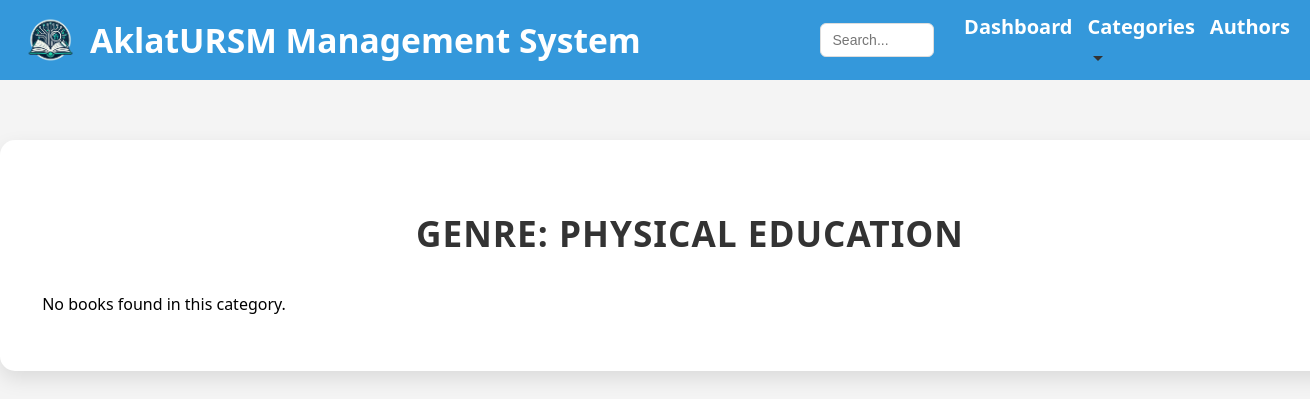
The page /pages/genre/physical-education.php on the database as committed earlier.
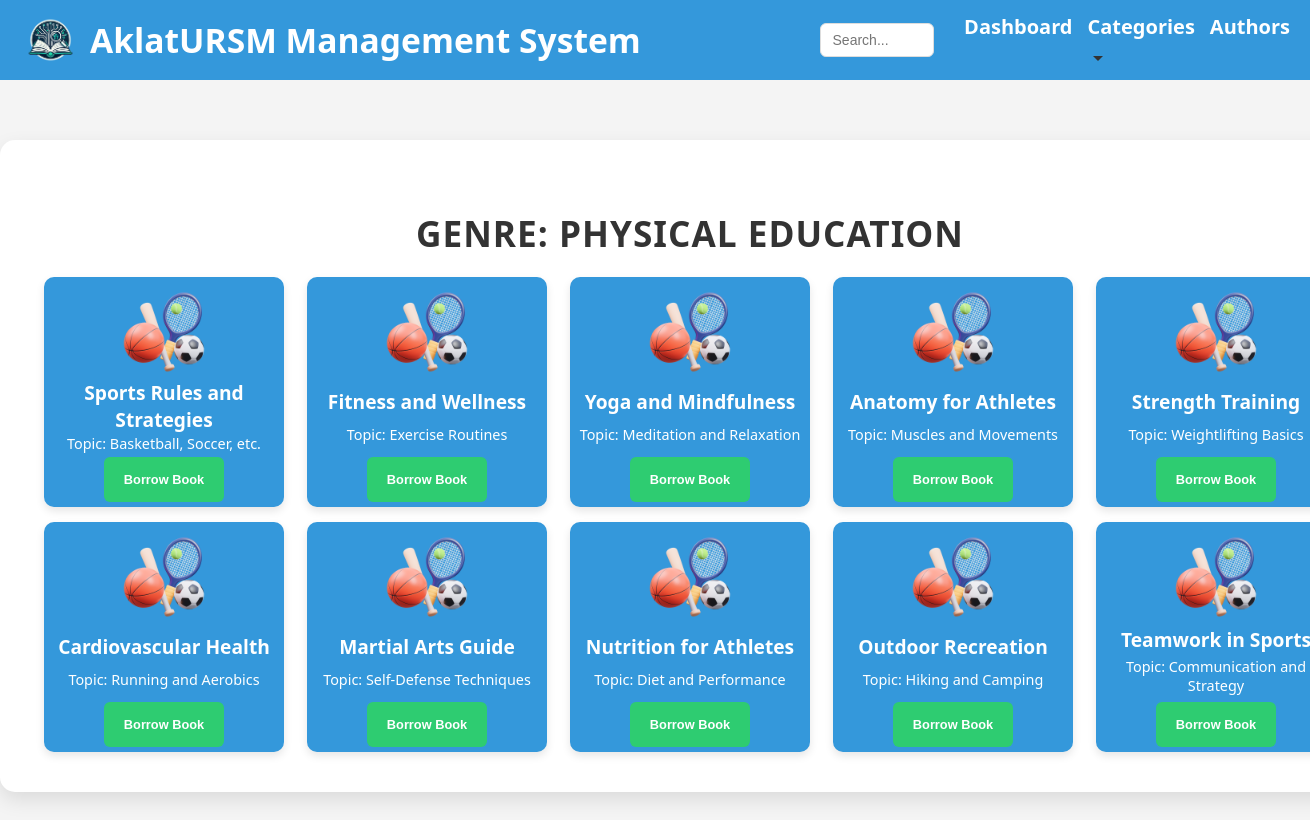
The same page on the database as committed later.
### tables this page shows
CREATE TABLE `library_books` (
  `id` int(11) NOT NULL,
  `title` varchar(255) NOT NULL,
  `category_id` int(11) DEFAULT NULL,
  `topic` varchar(255) DEFAULT NULL,
  `cover_image` varchar(255) DEFAULT NULL
);

### pages/genre/physical-education.php (the view, shortened to what this page needs)
<?php
include '../../validate/db.php';
$sql = "SELECT library_books.* FROM library_books
        JOIN categories ON library_books.category_id = categories.id
        WHERE categories.name = 'Physical Education'";
$result = $conn->query($sql);
$books = [];
if ($result) {
    if ($result->num_rows > 0) {
        while ($row = $result->fetch_assoc()) {
            $books[] = $row;
        }
    }
} else {
    die("Query failed: " . $conn->error);
}
?>
<!DOCTYPE html>
<html lang="en">
<head>
    <link rel="stylesheet" href="./styles.css">
</head>
<body>
    <header>
        <div class="header-left">
            <img src="../genre/LMS_logo.png" alt="Library Logo" class="logo">
            <span class="system-title">AklatURSM Management System</span>
        </div>
        <div class="search-container">
            <input type="text" class="search-bar" placeholder="Search...">
        </div>
        <div class="nav-links">
            <ul>
                <li><a href="../dashboard.php">Dashboard</a></li>
                <li class="dropdown">
                    <a href="../categories.php">Categories <span class="down-arrow"></span></a>
                </li>
                <li><a href="../Authors.php">Authors</a></li>
            </ul>
        </div>
    </header>
    <div class="container">
        <section class="book-section">
            <h2>Genre: Physical Education</h2>
            <div class="book-grid">
                <?php
                if (!empty($books)) {
                    foreach ($books as $book) {
                        echo '<div class="book-item">';
                        echo '<img src="./pe-icon.png" alt="Book Icon" class="book-icon">';
                        echo '<p class="book-title">' . htmlspecialchars($book['title']) . '</p>';
                        echo '<p class="book-topic">Topic: ' . htmlspecialchars($book['topic']) . '</p>';
                        echo '<form action="../transaction.php" method="get">';
                        echo '<button type="submit" class="borrow-btn">Borrow Book</button>';
                        echo '</form>';
                        echo '</div>';
                    }
                } else {
                    echo "<p>No books found in this category.</p>";
                }
                ?>
            </div>
        </section>
    </div>
</body>
</html>

Rows that differ between the two databases and show on the page:
added library_books: title "Sports Rules and Strategies", topic "Basketball, Soccer, etc."
added library_books: title "Fitness and Wellness", topic "Exercise Routines"
added library_books: title "Yoga and Mindfulness", topic "Meditation and Relaxation"
added library_books: title "Anatomy for Athletes", topic "Muscles and Movements"
added library_books: title "Strength Training", topic "Weightlifting Basics"
added library_books: title "Cardiovascular Health", topic "Running and Aerobics"
added library_books: title "Martial Arts Guide", topic "Self-Defense Techniques"
added library_books: title "Nutrition for Athletes", topic "Diet and Performance"
added library_books: title "Outdoor Recreation", topic "Hiking and Camping"
added library_books: title "Teamwork in Sports", topic "Communication and Strategy"
Other text that changed with them:
text no longer shown: "No books found in this category."
